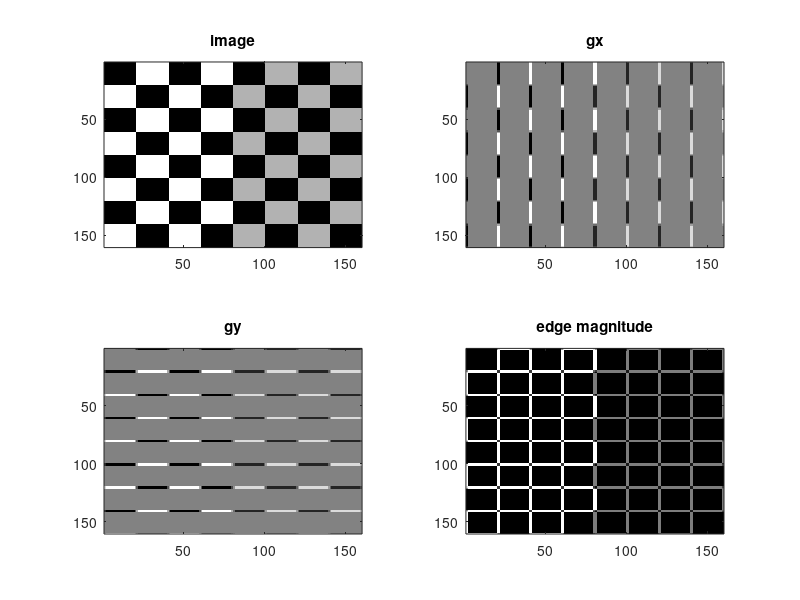

MATLAB code for this plot:
im = checkerboard(20);

% Prewitt filters
fx = [-1 0 1;
      -1 0 1;
      -1 0 1;];
fy = fx';

% Convolution
gx = conv2(im, fx, 'same');
gy = conv2(im, fy, 'same');

% Display image
figure(1); clf;
subplot(2, 2, 1);
imagesc(im);
title('image');

subplot(2, 2, 2);
imagesc(gx); colormap gray
title('gx');

subplot(2, 2, 3);
imagesc(gy);
title('gy');

subplot(2, 2, 4);
imagesc(gx.^2 + gy.^2);
title('edge magnitude');
